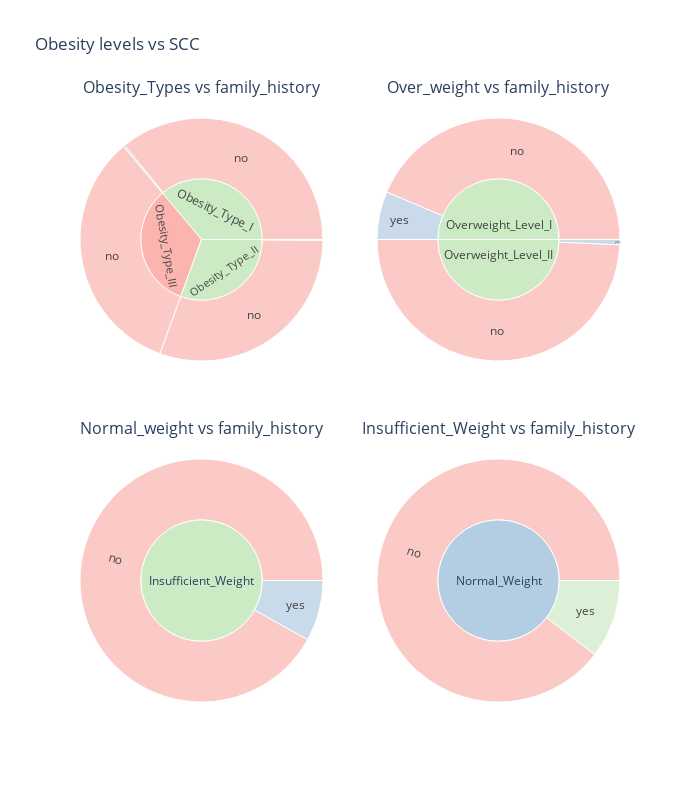

Notebook code for this chart:
### Markdown cell above
# SCC

### Code cell
fig = make_subplots(rows=2, cols=2, specs=[ [{"type": "sunburst"}, {"type": "sunburst"}],[{"type": "sunburst"}, {"type": "sunburst"}]],
                                          subplot_titles=["Obesity_Types vs family_history", "Over_weight vs family_history", "Normal_weight vs family_history","Insufficient_Weight vs family_history"],
                                       vertical_spacing = 0.1   )


figaux = px.sunburst(df_ot_final, path=[ 'NObeyesdad','SCC'], color = 'SCC', 
                      color_discrete_sequence=px.colors.qualitative.Pastel1)
fig.add_trace(figaux.data[0], row=1, col=1)

############################################
                           
figaux = px.sunburst(df_ow_final ,path=[ 'NObeyesdad','SCC'], color = 'SCC',
                  color_discrete_sequence=px.colors.qualitative.Pastel1)
fig.add_trace(figaux.data[0], row=1, col=2)

#############################################

figaux = px.sunburst(df_In, path=[ 'NObeyesdad','SCC'], color = 'SCC', 
                      color_discrete_sequence=px.colors.qualitative.Pastel1)
fig.add_trace(figaux.data[0], row=2, col=1)

#############################################

figaux = px.sunburst(df_n, path=[ 'NObeyesdad','SCC'], color = 'SCC', 
                      color_discrete_sequence=px.colors.qualitative.Pastel1)
fig.add_trace(figaux.data[0], row=2, col=2)


fig.update_layout(width=700, height=800,title_text=("Obesity levels vs SCC"))
fig.show()

### Figure 1 — Plotly figure (JSON) as saved in the notebook; plotly's stock layout.template omitted (floating-point values rounded to 4 significant figures)
{"data": [{"branchvalues": "total", "customdata": [["no"], ["no"], ["no"], ["yes"], ["yes"], ["(?)"], ["(?)"], ["no"]], "domain": {"x": [0, 0.45], "y": [0.55, 1]}, "hovertemplate": "labels=%{label}<br>count=%{value}<br>parent=%{parent}<br>id=%{id}<br>SCC=%{customdata[0]}<extra></extra>", "ids": ["Obesity_Type_I/no", "Obesity_Type_II/no", "Obesity_Type_III/no", "Obesity_Type_I/yes", "Obesity_Type_II/yes", "Obesity_Type_I", "Obesity_Type_II", "Obesity_Type_III"], "labels": ["no", "no", "no", "yes", "yes", "Obesity_Type_I", "Obesity_Type_II", "Obesity_Type_III"], "marker": {"colors": ["rgb(251,180,174)", "rgb(251,180,174)", "rgb(251,180,174)", "rgb(179,205,227)", "rgb(179,205,227)", "rgb(204,235,197)", "rgb(204,235,197)", "rgb(251,180,174)"]}, "name": "", "parents": ["Obesity_Type_I", "Obesity_Type_II", "Obesity_Type_III", "Obesity_Type_I", "Obesity_Type_II", "", "", ""], "type": "sunburst", "values": [349, 296, 324, 2, 1, 351, 297, 324]}, {"branchvalues": "total", "customdata": [["no"], ["no"], ["yes"], ["yes"], ["(?)"], ["(?)"]], "domain": {"x": [0.55, 1], "y": [0.55, 1]}, "hovertemplate": "labels=%{label}<br>count=%{value}<br>parent=%{parent}<br>id=%{id}<br>SCC=%{customdata[0]}<extra></extra>", "ids": ["Overweight_Level_I/no", "Overweight_Level_II/no", "Overweight_Level_I/yes", "Overweight_Level_II/yes", "Overweight_Level_I", "Overweight_Level_II"], "labels": ["no", "no", "yes", "yes", "Overweight_Level_I", "Overweight_Level_II"], "marker": {"colors": ["rgb(251,180,174)", "rgb(251,180,174)", "rgb(179,205,227)", "rgb(179,205,227)", "rgb(204,235,197)", "rgb(204,235,197)"]}, "name": "", "parents": ["Overweight_Level_I", "Overweight_Level_II", "Overweight_Level_I", "Overweight_Level_II", "", ""], "type": "sunburst", "values": [253, 286, 37, 4, 290, 290]}, {"branchvalues": "total", "customdata": [["no"], ["yes"], ["(?)"]], "domain": {"x": [0, 0.45], "y": [0, 0.45]}, "hovertemplate": "labels=%{label}<br>count=%{value}<br>parent=%{parent}<br>id=%{id}<br>SCC=%{customdata[0]}<extra></extra>", "ids": ["Insufficient_Weight/no", "Insufficient_Weight/yes", "Insufficient_Weight"], "labels": ["no", "yes", "Insufficient_Weight"], "marker": {"colors": ["rgb(251,180,174)", "rgb(179,205,227)", "rgb(204,235,197)"]}, "name": "", "parents": ["Insufficient_Weight", "Insufficient_Weight", ""], "type": "sunburst", "values": [250, 22, 272]}, {"branchvalues": "total", "customdata": [["no"], ["(?)"], ["yes"]], "domain": {"x": [0.55, 1], "y": [0, 0.45]}, "hovertemplate": "labels=%{label}<br>count=%{value}<br>parent=%{parent}<br>id=%{id}<br>SCC=%{customdata[0]}<extra></extra>", "ids": ["Normal_Weight/no", "Normal_Weight", "Normal_Weight/yes"], "labels": ["no", "Normal_Weight", "yes"], "marker": {"colors": ["rgb(251,180,174)", "rgb(179,205,227)", "rgb(204,235,197)"]}, "name": "", "parents": ["Normal_Weight", "", "Normal_Weight"], "type": "sunburst", "values": [257, 287, 30]}], "layout": {"annotations": [{"font": {"size": 16}, "showarrow": false, "text": "Obesity_Types vs family_history", "x": 0.225, "xanchor": "center", "xref": "paper", "y": 1, "yanchor": "bottom", "yref": "paper"}, {"font": {"size": 16}, "showarrow": false, "text": "Over_weight vs family_history", "x": 0.775, "xanchor": "center", "xref": "paper", "y": 1, "yanchor": "bottom", "yref": "paper"}, {"font": {"size": 16}, "showarrow": false, "text": "Normal_weight vs family_history", "x": 0.225, "xanchor": "center", "xref": "paper", "y": 0.45, "yanchor": "bottom", "yref": "paper"}, {"font": {"size": 16}, "showarrow": false, "text": "Insufficient_Weight vs family_history", "x": 0.775, "xanchor": "center", "xref": "paper", "y": 0.45, "yanchor": "bottom", "yref": "paper"}], "height": 800, "title": {"text": "Obesity levels vs SCC"}, "width": 700}}
